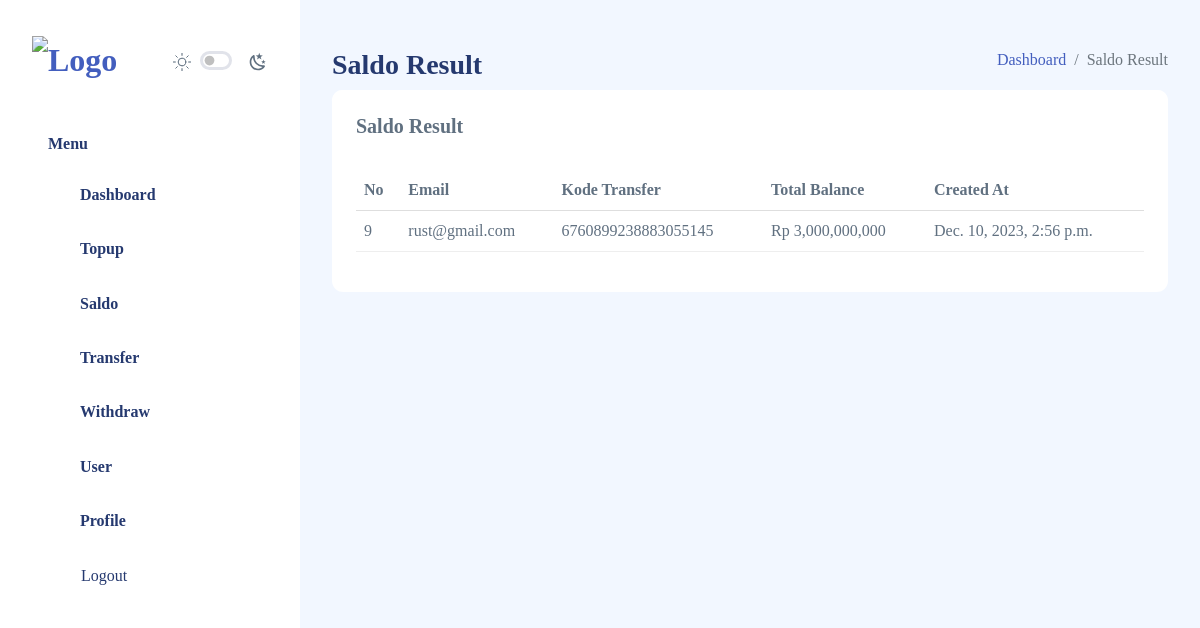
The page /saldo/result/2 on the database its author committed.
### apps/user/models.py (models this page shows, shortened)
class User(AbstractBaseUser, PermissionsMixin, TimeStampedModel):
    GENDER_CHOICES = [
        ("M", "Male"),
        ("F", "Female"),
    ]
    name = models.CharField(max_length=100)
    email = models.EmailField(unique=True)
    password = models.CharField(max_length=255)
    noc_transfer = models.CharField(max_length=20, default="0")
    phone = models.CharField(max_length=15, null=True, blank=True)
    birthday = models.DateField(null=True, blank=True)
    gender = models.CharField(
        max_length=1, choices=GENDER_CHOICES, null=True, blank=True
    )
    image = models.ImageField(upload_to="user_images/", null=True, blank=True)
    is_staff = models.BooleanField(
        default=False,
        help_text=("Designates whether the user can log into this admin site."),
    )
    objects = MyUserManager()
    EMAIL_FIELD = "email"
    USERNAME_FIELD = "email"
    REQUIRED_FIELDS = ["name"]

### apps/saldo/models.py (models this page shows)
class Saldo(TimeStampedModel):
    user = models.ForeignKey(User, on_delete=models.CASCADE)
    total_balance = models.BigIntegerField()
    withdraw_amount = models.BigIntegerField(default=0)
    withdraw_time = models.DateTimeField(null=True, blank=True)

### apps/saldo/views.py (the view, shortened to what this page needs)
# urls.py: path("result/<int:id>", SaldoResultView.as_view(), name="saldo-result"),
class SaldoResultView(View):
    def get(self, request, id):
        try:
            find_balance = Saldo.objects.filter(user__id=id).values(
                "id",
                "user__id",
                "user__email",
                "user__noc_transfer",
                "total_balance",
                "created_at",
            )
            new_balance_users = {
                "saldo_history": {
                    "saldo_id": find_balance[0]["id"],
                    "user_id": find_balance[0]["user__id"],
                    "email": find_balance[0]["user__email"],
                    "kode_transfer": find_balance[0]["user__noc_transfer"],
                    "jumlah_uang": rupiah_formatter(
                        str(find_balance[0]["total_balance"])
                    ),
                    "created_at": find_balance[0]["created_at"],
                }
            }
            return render(
                request=request,
                template_name="admin/saldo/result.html",
                context={"saldo": new_balance_users},
            )
        except Exception as e:
            return JsonResponse(
                {
                    "status": 500,
                    "method": request.method,
                    "message": f"Error: {str(e)}",
                },
                status=500,
            )

### apps/shared/rupiah.py (called while the page is built)
def rupiah_formatter(digit):
    digit_number = int(digit)
    formatted = (
        f"Rp {digit_number:,.0f}"  # Format the number with comma as thousand separators
    )
    return formatted

### public/templates/admin/saldo/result.html (shortened to what this page needs)
{% extends "layouts/admin/base.html" %} {% block content %}
<div class="page-heading">
  <div class="page-title">
    <div class="row">
      <div class="col-12 col-md-6 order-md-1 order-last">
        <h3>Saldo Result</h3>
      </div>
      <div class="col-12 col-md-6 order-md-2 order-first">
        <nav
          aria-label="breadcrumb"
          class="breadcrumb-header float-start float-lg-end"
        >
          <ol class="breadcrumb">
            <li class="breadcrumb-item"><a href="index.html">Dashboard</a></li>
            <li class="breadcrumb-item active" aria-current="page">
              Saldo Result
            </li>
          </ol>
        </nav>
      </div>
    </div>
  </div>
  <section class="section">
    <div class="card">
      <div class="card-header">
        <h5 class="card-title">Saldo Result</h5>
      </div>
      <div class="card-body">
        <div class="table-responsive">
          <table class="table">
            <thead>
              <tr>
                <th>No</th>
                <th>Email</th>
                <th>Kode Transfer</th>
                <th>Total Balance</th>
                <th>Created At</th>
              </tr>
            </thead>
            <tbody>
              {% if saldo %}
              <tr>
                <td>{{saldo.saldo_history.saldo_id}}</td>
                <td>{{ saldo.saldo_history.email }}</td>
                <td>{{ saldo.saldo_history.kode_transfer }}</td>
                <td>{{ saldo.saldo_history.jumlah_uang }}</td>
                <td>{{ saldo.saldo_history.created_at }}</td>
              </tr>
              {% else %}
              <tr>
                <td colspan="6">No data available</td>
              </tr>
              {% endif %}
            </tbody>
          </table>
        </div>
      </div>
    </div>
  </section>
</div>
{% endblock %}
  {% load static %}

### rows shown on the page
User: saldo_history.email "rust@gmail.com"
Saldo: saldo_history.created_at "Dec. 10, 2023, 2:56 p.m."

### other values the page prints
{{ saldo.saldo_history.saldo_id }} "9"
{{ saldo.saldo_history.kode_transfer }} "6760899238883055145"
{{ saldo.saldo_history.jumlah_uang }} "Rp 3,000,000,000"
